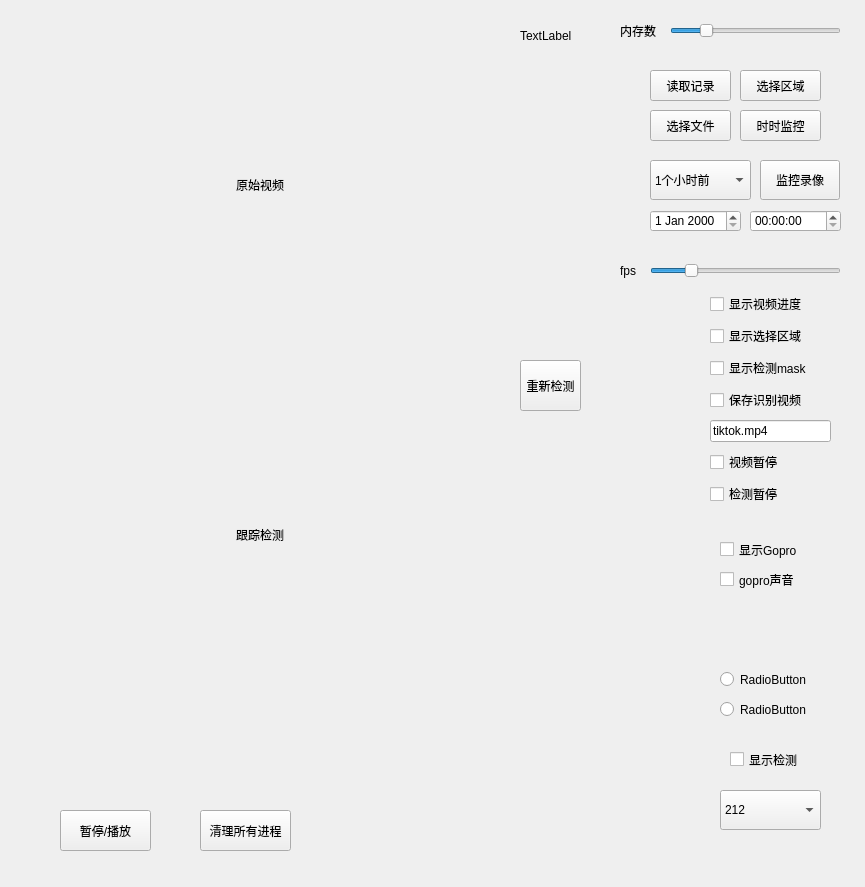
<?xml version="1.0" encoding="UTF-8"?>
<ui version="4.0">
 <class>MainWindow</class>
 <widget class="QMainWindow" name="MainWindow">
  <property name="geometry">
   <rect>
    <x>0</x>
    <y>0</y>
    <width>865</width>
    <height>887</height>
   </rect>
  </property>
  <property name="windowTitle">
   <string>MainWindow</string>
  </property>
  <widget class="QWidget" name="centralwidget">
   <widget class="QLabel" name="capframe">
    <property name="geometry">
     <rect>
      <x>10</x>
      <y>10</y>
      <width>500</width>
      <height>350</height>
     </rect>
    </property>
    <property name="text">
     <string>原始视频</string>
    </property>
    <property name="alignment">
     <set>Qt::AlignCenter</set>
    </property>
   </widget>
   <widget class="QPushButton" name="pushButton">
    <property name="geometry">
     <rect>
      <x>60</x>
      <y>810</y>
      <width>91</width>
      <height>41</height>
     </rect>
    </property>
    <property name="text">
     <string>暂停/播放</string>
    </property>
   </widget>
   <widget class="QToolButton" name="toolButton">
    <property name="geometry">
     <rect>
      <x>650</x>
      <y>110</y>
      <width>81</width>
      <height>31</height>
     </rect>
    </property>
    <property name="text">
     <string>选择文件</string>
    </property>
   </widget>
   <widget class="QLabel" name="deepframe">
    <property name="geometry">
     <rect>
      <x>10</x>
      <y>360</y>
      <width>500</width>
      <height>350</height>
     </rect>
    </property>
    <property name="text">
     <string>跟踪检测</string>
    </property>
    <property name="alignment">
     <set>Qt::AlignCenter</set>
    </property>
   </widget>
   <widget class="QRadioButton" name="radioButton">
    <property name="geometry">
     <rect>
      <x>720</x>
      <y>670</y>
      <width>95</width>
      <height>19</height>
     </rect>
    </property>
    <property name="text">
     <string>RadioButton</string>
    </property>
   </widget>
   <widget class="QCheckBox" name="checkBox_2">
    <property name="geometry">
     <rect>
      <x>730</x>
      <y>750</y>
      <width>80</width>
      <height>19</height>
     </rect>
    </property>
    <property name="text">
     <string>显示检测</string>
    </property>
   </widget>
   <widget class="QRadioButton" name="radioButton_2">
    <property name="geometry">
     <rect>
      <x>720</x>
      <y>700</y>
      <width>95</width>
      <height>19</height>
     </rect>
    </property>
    <property name="text">
     <string>RadioButton</string>
    </property>
   </widget>
   <widget class="QComboBox" name="historycombox">
    <property name="geometry">
     <rect>
      <x>650</x>
      <y>160</y>
      <width>101</width>
      <height>40</height>
     </rect>
    </property>
    <item>
     <property name="text">
      <string>1个小时前</string>
     </property>
    </item>
    <item>
     <property name="text">
      <string>2个小时前</string>
     </property>
    </item>
    <item>
     <property name="text">
      <string>3个小时前</string>
     </property>
    </item>
    <item>
     <property name="text">
      <string>4个小时前</string>
     </property>
    </item>
    <item>
     <property name="text">
      <string>今天15点</string>
     </property>
    </item>
    <item>
     <property name="text">
      <string>今天16点</string>
     </property>
    </item>
    <item>
     <property name="text">
      <string>今天17点</string>
     </property>
    </item>
    <item>
     <property name="text">
      <string>今天18点</string>
     </property>
    </item>
   </widget>
   <widget class="QPushButton" name="reseTrackerBut">
    <property name="geometry">
     <rect>
      <x>520</x>
      <y>360</y>
      <width>61</width>
      <height>51</height>
     </rect>
    </property>
    <property name="text">
     <string>重新检测</string>
    </property>
   </widget>
   <widget class="QToolButton" name="hikcambut">
    <property name="geometry">
     <rect>
      <x>740</x>
      <y>110</y>
      <width>81</width>
      <height>31</height>
     </rect>
    </property>
    <property name="text">
     <string>时时监控</string>
    </property>
   </widget>
   <widget class="QToolButton" name="hikcamhisitory">
    <property name="geometry">
     <rect>
      <x>760</x>
      <y>160</y>
      <width>80</width>
      <height>40</height>
     </rect>
    </property>
    <property name="text">
     <string>监控录像</string>
    </property>
   </widget>
   <widget class="QDateEdit" name="dateEdit">
    <property name="geometry">
     <rect>
      <x>650</x>
      <y>210</y>
      <width>91</width>
      <height>22</height>
     </rect>
    </property>
   </widget>
   <widget class="QTimeEdit" name="timeEdit">
    <property name="geometry">
     <rect>
      <x>750</x>
      <y>210</y>
      <width>91</width>
      <height>22</height>
     </rect>
    </property>
   </widget>
   <widget class="QSlider" name="horizontalSlider">
    <property name="geometry">
     <rect>
      <x>650</x>
      <y>260</y>
      <width>191</width>
      <height>22</height>
     </rect>
    </property>
    <property name="minimum">
     <number>1</number>
    </property>
    <property name="maximum">
     <number>100</number>
    </property>
    <property name="value">
     <number>20</number>
    </property>
    <property name="orientation">
     <enum>Qt::Horizontal</enum>
    </property>
   </widget>
   <widget class="QPushButton" name="clearbut">
    <property name="geometry">
     <rect>
      <x>200</x>
      <y>810</y>
      <width>91</width>
      <height>41</height>
     </rect>
    </property>
    <property name="text">
     <string>清理所有进程</string>
    </property>
   </widget>
   <widget class="QLabel" name="videoinfolabel">
    <property name="geometry">
     <rect>
      <x>520</x>
      <y>20</y>
      <width>111</width>
      <height>31</height>
     </rect>
    </property>
    <property name="text">
     <string>TextLabel</string>
    </property>
   </widget>
   <widget class="QToolButton" name="roiBut">
    <property name="geometry">
     <rect>
      <x>740</x>
      <y>70</y>
      <width>81</width>
      <height>31</height>
     </rect>
    </property>
    <property name="text">
     <string>选择区域</string>
    </property>
   </widget>
   <widget class="QToolButton" name="readVideoBut">
    <property name="geometry">
     <rect>
      <x>650</x>
      <y>70</y>
      <width>81</width>
      <height>31</height>
     </rect>
    </property>
    <property name="text">
     <string>读取记录</string>
    </property>
   </widget>
   <widget class="QCheckBox" name="showgoprovideo">
    <property name="geometry">
     <rect>
      <x>720</x>
      <y>540</y>
      <width>121</width>
      <height>19</height>
     </rect>
    </property>
    <property name="text">
     <string>显示Gopro</string>
    </property>
   </widget>
   <widget class="QCheckBox" name="showGoproSound">
    <property name="geometry">
     <rect>
      <x>720</x>
      <y>570</y>
      <width>121</width>
      <height>19</height>
     </rect>
    </property>
    <property name="text">
     <string>gopro声音</string>
    </property>
   </widget>
   <widget class="QWidget" name="layoutWidget">
    <property name="geometry">
     <rect>
      <x>710</x>
      <y>290</y>
      <width>121</width>
      <height>223</height>
     </rect>
    </property>
    <layout class="QVBoxLayout" name="verticalLayout">
     <item>
      <widget class="QCheckBox" name="showprogressbar">
       <property name="text">
        <string>显示视频进度</string>
       </property>
      </widget>
     </item>
     <item>
      <widget class="QCheckBox" name="checkBoxShowRoiRect">
       <property name="text">
        <string>显示选择区域</string>
       </property>
      </widget>
     </item>
     <item>
      <widget class="QCheckBox" name="checkBoxShowMaskFrame">
       <property name="text">
        <string>显示检测mask</string>
       </property>
      </widget>
     </item>
     <item>
      <widget class="QCheckBox" name="checkBoxSaveVideo">
       <property name="text">
        <string>保存识别视频</string>
       </property>
      </widget>
     </item>
     <item>
      <widget class="QLineEdit" name="saveFileName">
       <property name="text">
        <string>tiktok.mp4</string>
       </property>
      </widget>
     </item>
     <item>
      <widget class="QCheckBox" name="capStopCheck">
       <property name="text">
        <string>视频暂停</string>
       </property>
      </widget>
     </item>
     <item>
      <widget class="QCheckBox" name="deepStopCheck">
       <property name="text">
        <string>检测暂停</string>
       </property>
      </widget>
     </item>
    </layout>
   </widget>
   <widget class="QComboBox" name="selectCamcombox">
    <property name="geometry">
     <rect>
      <x>720</x>
      <y>790</y>
      <width>101</width>
      <height>40</height>
     </rect>
    </property>
    <item>
     <property name="text">
      <string>212</string>
     </property>
    </item>
    <item>
     <property name="text">
      <string>231</string>
     </property>
    </item>
   </widget>
   <widget class="QSlider" name="waitDeepLenSlide">
    <property name="geometry">
     <rect>
      <x>670</x>
      <y>20</y>
      <width>171</width>
      <height>22</height>
     </rect>
    </property>
    <property name="minimum">
     <number>100</number>
    </property>
    <property name="maximum">
     <number>5000</number>
    </property>
    <property name="value">
     <number>1000</number>
    </property>
    <property name="orientation">
     <enum>Qt::Horizontal</enum>
    </property>
   </widget>
   <widget class="QLabel" name="waitdeepnumtxt">
    <property name="geometry">
     <rect>
      <x>620</x>
      <y>20</y>
      <width>41</width>
      <height>21</height>
     </rect>
    </property>
    <property name="text">
     <string>内存数</string>
    </property>
   </widget>
   <widget class="QLabel" name="fpsnumtxt">
    <property name="geometry">
     <rect>
      <x>620</x>
      <y>260</y>
      <width>21</width>
      <height>21</height>
     </rect>
    </property>
    <property name="text">
     <string>fps</string>
    </property>
   </widget>
  </widget>
 </widget>
 <resources/>
 <connections/>
</ui>
